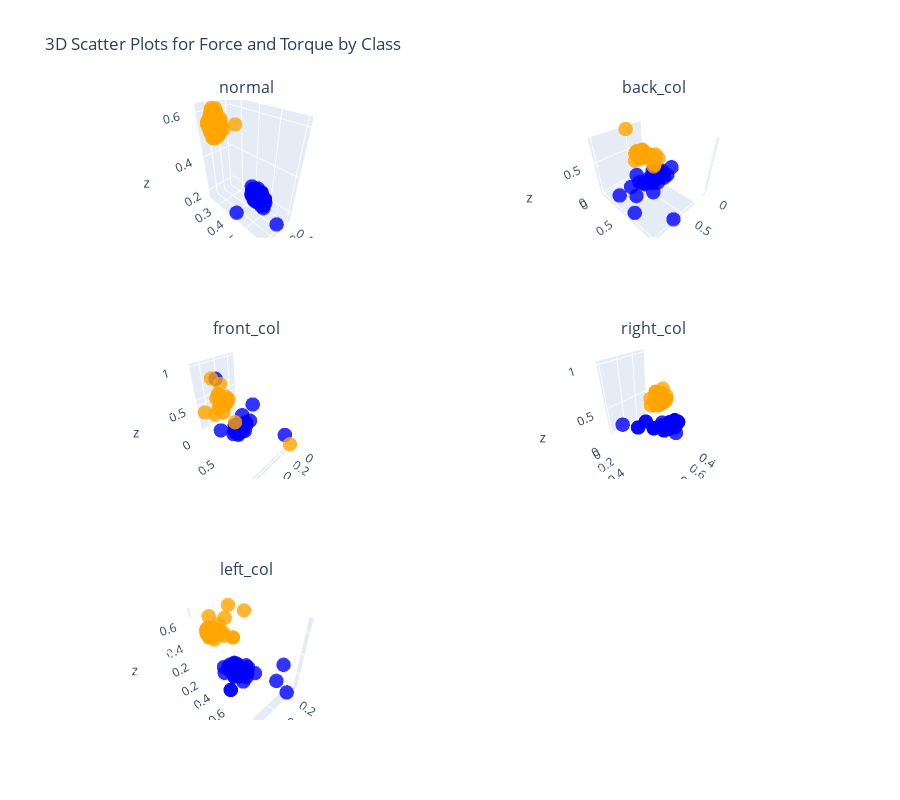

Source (notebook cell):
### Code cell
from plotly.subplots import make_subplots

import plotly.graph_objects as go

# Create a subplot figure with 2 rows and 2 columns
fig = make_subplots(
    rows=3, cols=2,
    specs=[[{'type': 'scatter3d'}, {'type': 'scatter3d'}],
           [{'type': 'scatter3d'}, {'type': 'scatter3d'}],
           [{'type': 'scatter3d'}, {'type': 'scatter3d'}]],
    subplot_titles=unique_classes
)

# Mapping of class names to subplot positions
subplot_positions = {
    unique_classes[0]: (1, 1),
    unique_classes[1]: (1, 2),
    unique_classes[2]: (2, 1),
    unique_classes[3]: (2, 2),
    unique_classes[4]: (3, 1)
}

# Iterate through each class and add a 3D scatter plot to the corresponding subplot
for class_name, class_df in class_dfs.items():
    row, col = subplot_positions[class_name]
    force_plot = go.Scatter3d(
        x=class_df['Fx'],
        y=class_df['Fy'],
        z=class_df['Fz'],
        mode='markers',
        marker=dict(size=5, color='blue', opacity=0.8),
        name=f'{class_name} Force'
    )
    torque_plot = go.Scatter3d(
        x=class_df['Tx'],
        y=class_df['Ty'],
        z=class_df['Tz'],
        mode='markers',
        marker=dict(size=5, color='orange', opacity=0.8),
        name=f'{class_name} Torque'
    )
    fig.add_trace(force_plot, row=row, col=col)
    fig.add_trace(torque_plot, row=row, col=col)

# Update layout settings
fig.update_layout(
    title='3D Scatter Plots for Force and Torque by Class',
    height=800,
    showlegend=False
)

fig.show()
